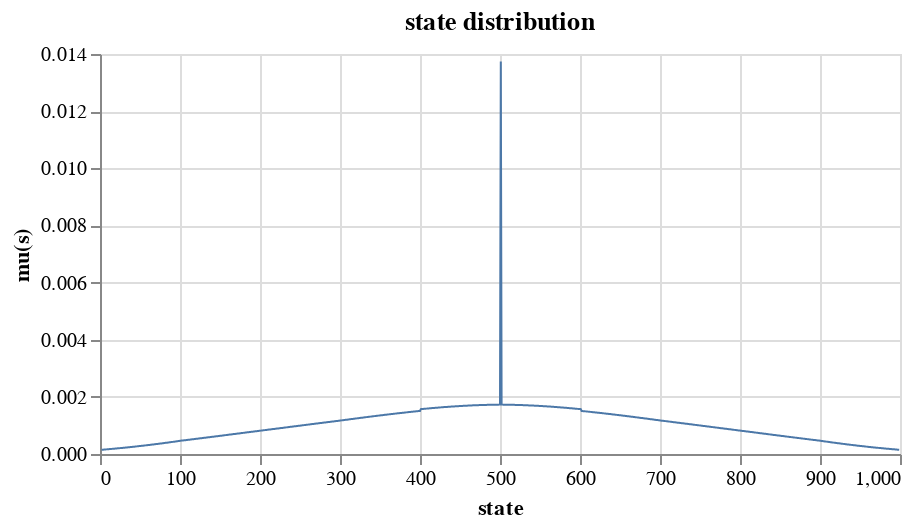

Notebook code for this chart:
### Markdown cell above
## Plot the True Distribution over states

This is solved with a linear system.

### Code cell
MC.plot_true_mu_s()

### Figure 1 — Vega-Lite specification as saved in the notebook (floating-point values rounded to 4 significant figures; data arrays with more than 128 entries replaced by an {"elided": "..."} marker saying what was removed)
{"config": {"view": {"continuousWidth": 400, "continuousHeight": 300}}, "data": {"name": "data-0c4e6fc69aea4349796550e309ce9c88"}, "mark": {"type": "line", "strokeWidth": 1}, "encoding": {"x": {"field": "micro_state", "title": "state", "type": "quantitative"}, "y": {"field": "mu_s_true", "title": "mu(s)", "type": "quantitative"}}, "height": 200, "title": "state distribution", "width": 400, "$schema": "https://vega.github.io/schema/vega-lite/v4.17.0.json", "datasets": {"data-0c4e6fc69aea4349796550e309ce9c88": {"elided": "998 records"}}}
